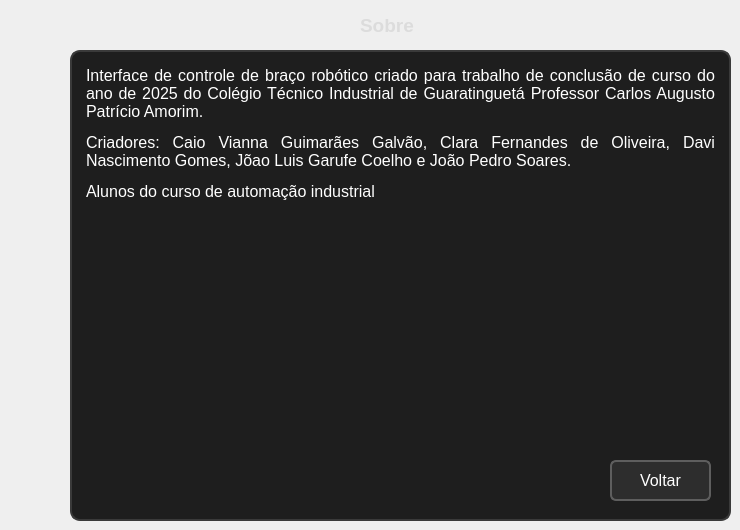
    <widget class="QWidget" name="page_5">
     <widget class="QTextBrowser" name="textBrowser_6">
      <property name="geometry">
       <rect>
        <x>70</x>
        <y>50</y>
        <width>661</width>
        <height>471</height>
       </rect>
      </property>
      <property name="styleSheet">
       <string notr="true">QTextBrowser {
    background-color: #1e1e1e;
    color: #ffffff;
    border: 2px solid #3a3a3a;
    border-radius: 10px;
    padding: 10px;
    font-family: &quot;Segoe UI&quot;;
    font-size: 12pt;
}</string>
      </property>
      <property name="html">
       <string>&lt;!DOCTYPE HTML PUBLIC &quot;-//W3C//DTD HTML 4.0//EN&quot; &quot;http://www.w3.org/TR/REC-html40/strict.dtd&quot;&gt;
&lt;html&gt;&lt;head&gt;&lt;meta name=&quot;qrichtext&quot; content=&quot;1&quot; /&gt;&lt;style type=&quot;text/css&quot;&gt;
p, li { white-space: pre-wrap; }
&lt;/style&gt;&lt;/head&gt;&lt;body style=&quot; font-family:'Segoe UI'; font-size:12pt; font-weight:400; font-style:normal;&quot;&gt;
&lt;p align=&quot;justify&quot; style=&quot; margin-top:12px; margin-bottom:12px; margin-left:0px; margin-right:0px; -qt-block-indent:0; text-indent:0px;&quot;&gt;&lt;span style=&quot; font-family:'MS Shell Dlg 2';&quot;&gt;Interface de controle de braço robótico criado para trabalho de conclusão de curso do ano de 2025 do Colégio Técnico Industrial de Guaratinguetá Professor Carlos Augusto Patrício Amorim.&lt;/span&gt;&lt;/p&gt;
&lt;p align=&quot;justify&quot; style=&quot; margin-top:12px; margin-bottom:12px; margin-left:0px; margin-right:0px; -qt-block-indent:0; text-indent:0px;&quot;&gt;&lt;span style=&quot; font-family:'MS Shell Dlg 2';&quot;&gt;Criadores: Caio Vianna Guimarães Galvão, Clara Fernandes de Oliveira, Davi Nascimento Gomes, Jõao Luis Garufe Coelho e João Pedro Soares.&lt;/span&gt;&lt;/p&gt;
&lt;p align=&quot;justify&quot; style=&quot; margin-top:12px; margin-bottom:12px; margin-left:0px; margin-right:0px; -qt-block-indent:0; text-indent:0px;&quot;&gt;&lt;span style=&quot; font-family:'MS Shell Dlg 2';&quot;&gt;Alunos do curso de automação industrial&lt;/span&gt;&lt;/p&gt;&lt;/body&gt;&lt;/html&gt;</string>
      </property>
     </widget>
     <widget class="QPushButton" name="btn_voltar4">
      <property name="enabled">
       <bool>true</bool>
      </property>
      <property name="geometry">
       <rect>
        <x>610</x>
        <y>460</y>
        <width>101</width>
        <height>41</height>
       </rect>
      </property>
      <property name="styleSheet">
       <string notr="true">QPushButton {
    background-color: #2d2d2d;
    color: #ffffff;
    border: 2px solid #5e5e5e;
    border-radius: 6px;
    padding: 6px 12px;
    font-family: 'Segoe UI';
    font-size: 12pt;
}

QPushButton:hover {
    background-color: #3e3e3e;
}

QPushButton:pressed {
    background-color: #242424;
}</string>
      </property>
      <property name="text">
       <string>Voltar</string>
      </property>
     </widget>
     <widget class="QLabel" name="label_14">
      <property name="geometry">
       <rect>
        <x>360</x>
        <y>10</y>
        <width>71</width>
        <height>31</height>
       </rect>
      </property>
      <property name="font">
       <font>
        <family>Segoe UI</family>
        <pointsize>-1</pointsize>
        <weight>75</weight>
        <bold>true</bold>
       </font>
      </property>
      <property name="styleSheet">
       <string notr="true">QLabel {
    color: #dcdcdc;
    font-size: 20px;
    font-weight: bold;
    font-family: 'Segoe UI';
}</string>
      </property>
      <property name="text">
       <string>&lt;html&gt;&lt;head/&gt;&lt;body&gt;&lt;p&gt;&lt;span style=&quot; font-size:14pt;&quot;&gt;Sobre&lt;/span&gt;&lt;/p&gt;&lt;/body&gt;&lt;/html&gt;</string>
      </property>
     </widget>
    </widget>
